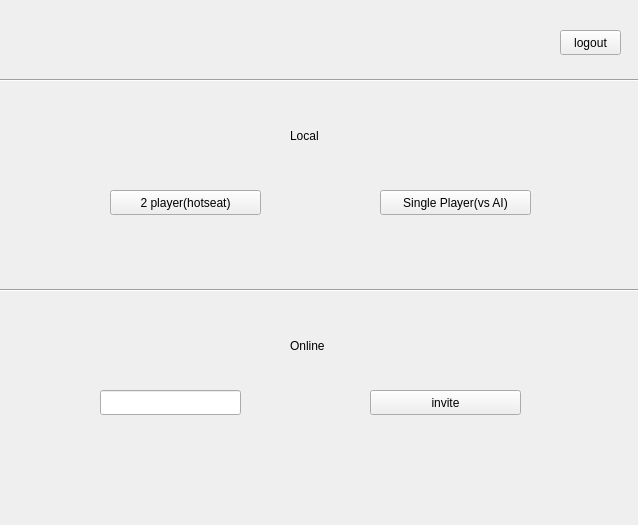
<?xml version="1.0" encoding="UTF-8"?>
<ui version="4.0">
 <class>Menu</class>
 <widget class="QWidget" name="Menu">
  <property name="geometry">
   <rect>
    <x>0</x>
    <y>0</y>
    <width>638</width>
    <height>525</height>
   </rect>
  </property>
  <property name="windowTitle">
   <string>Form</string>
  </property>
  <widget class="QPushButton" name="AI">
   <property name="geometry">
    <rect>
     <x>380</x>
     <y>190</y>
     <width>151</width>
     <height>25</height>
    </rect>
   </property>
   <property name="text">
    <string>Single Player(vs AI)</string>
   </property>
  </widget>
  <widget class="QLabel" name="Llocal">
   <property name="geometry">
    <rect>
     <x>290</x>
     <y>120</y>
     <width>41</width>
     <height>31</height>
    </rect>
   </property>
   <property name="text">
    <string>Local</string>
   </property>
  </widget>
  <widget class="QLabel" name="Lonline">
   <property name="geometry">
    <rect>
     <x>290</x>
     <y>330</y>
     <width>71</width>
     <height>31</height>
    </rect>
   </property>
   <property name="text">
    <string>Online</string>
   </property>
  </widget>
  <widget class="QPushButton" name="pushButton_3">
   <property name="geometry">
    <rect>
     <x>370</x>
     <y>390</y>
     <width>151</width>
     <height>25</height>
    </rect>
   </property>
   <property name="text">
    <string>invite</string>
   </property>
  </widget>
  <widget class="QLineEdit" name="lineEdit">
   <property name="geometry">
    <rect>
     <x>100</x>
     <y>390</y>
     <width>141</width>
     <height>25</height>
    </rect>
   </property>
  </widget>
  <widget class="Line" name="line">
   <property name="geometry">
    <rect>
     <x>0</x>
     <y>70</y>
     <width>641</width>
     <height>20</height>
    </rect>
   </property>
   <property name="orientation">
    <enum>Qt::Orientation::Horizontal</enum>
   </property>
  </widget>
  <widget class="Line" name="line_2">
   <property name="geometry">
    <rect>
     <x>0</x>
     <y>280</y>
     <width>641</width>
     <height>20</height>
    </rect>
   </property>
   <property name="orientation">
    <enum>Qt::Orientation::Horizontal</enum>
   </property>
  </widget>
  <widget class="QPushButton" name="hotseat">
   <property name="geometry">
    <rect>
     <x>110</x>
     <y>190</y>
     <width>151</width>
     <height>25</height>
    </rect>
   </property>
   <property name="text">
    <string>2 player(hotseat)</string>
   </property>
  </widget>
  <widget class="QPushButton" name="logOut">
   <property name="geometry">
    <rect>
     <x>560</x>
     <y>30</y>
     <width>61</width>
     <height>25</height>
    </rect>
   </property>
   <property name="text">
    <string>logout</string>
   </property>
  </widget>
 </widget>
 <resources/>
 <connections/>
</ui>
